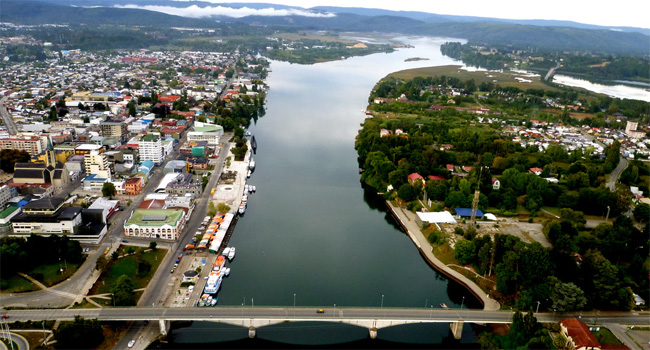
#> input picture chapters/image-processing/data/valdivia.jpg, 650 x 350 px
$ jupyter execute intro.ipynb
#> lines starting #> are read from the running program, lines starting #| are printed output that depends on the picture
[cell 1]
from IPython.display import YouTubeVideo
from functools import partial
YTVideo_formato = partial(YouTubeVideo, width=640, height=400, rel=0, modestbranding=1)

# Procesamiento de imágenes digitales

En esta lección veremos:

- Imágenes son señales bidimensionales
- Definición de una imagen digital
- Percepción humana y modelos de color

## Una imagen como caso particular de una señal 2D

El siguiente es un ejemplo de una señal que tiene dos variables independientes

$$
x, y \rightarrow I(x,y)
$$

[cell 2]
YTVideo_formato('AEJgW2jUdMs')

:::{important}

Podemos interpretar las variables independientes $x$ e $y$ como coordenadas en el espacio, donde la variable dependiente $I(x,y)$ se visualuza como un mapa de colores

:::

Bajo estas consideraciones se obtiene lo que llamamos una **imagen**. A continuación definiremos formalmente una imagen

## Definiendo una imagen digital

Una imagen digital es una señal con:

- Dos variables indepedientes discretas $x$ e $y$ que representan el espacio
- Una o más variables dependientes $I(x,y)$ que representan la intensidad del color según una codificación

En la práctica las imágenes digitales son un arreglo de NxM componentes

- $N$, el número de filas, que podemos interpretar como el **alto** de la imagen
- $M$, el número de columnas, que podemos interpretar como el **ancho** de la imagen

:::{note}

Cada elemento del arreglo se llama **pixel** (picture element)

:::

Los píxeles pueden ser

- unidimensionales (imagen en blanco y negro)
- multidimensionales (RGB, HSV, HSL)

Un pixel suele representarse como una tupla de enteros de 8 bit sin signo, *i.e.* la intensidad está en el rango  $[0, 255]$. Otra representación común es una tupla de valores flotantes en el rango $[0.0, 1.0]$. A estos rangos les otorgamos una interpretación como mapa de color

En la siguiente figura podemos ver una imagen digital en escala de grises

- A la izquierda: Representación en mapa de color, donde negro es 0.0 y blanco es 1.0
- A la derecha: Representación numérica

:::{question}

¿Qué representa una imagen?

:::

Comúnmente una imagen es una representación de la intensidad lumínica en el rango óptico

Pero también se pueden representar otros rangos de radiación como los rayos X (radiografía), la radiación infraroja (termografía) y otros fenómenos que no son electromagnéticos, por ejemplo un ultrasonido

<table style="margin-left:auto;margin-right:auto;">
<tr><td>

</td><td>

</td></tr>
<tr><td>

</td><td>
    <img src="https://upload.wikimedia.org/wikipedia/commons/c/c7/CRL_Crown_rump_length_12_weeks_ecografia_Dr._Wolfgang_Moroder.jpg" width="300"
</td></tr>
</table>

*Todas las imágenes de esta lámina son de wikipedia

:::{question}

¿Cómo se obtiene una imagen digital?

:::

Para el caso electromagnético se aprovecha el [efecto fotoeléctrico](https://es.wikipedia.org/wiki/Efecto_fotoel%C3%A9ctrico), es decir los electrones que se desprenden de un material semi-conductor cuando un fotón los impacta, como muestra la siguiente figura

:::{note}

Hoy en día las cámaras digitales, webcams, celulares y también microscopios y telescopios utilizan tecnologías *Charged Coupled Device* (CCD) y *Complementary Metal-Oxide Semiconductor* (CMOS) para capturar imágenes digitales

:::

Un sensor CCD está dividido en una grilla y cada elemento de la grilla "cuenta" los fotones que lo golpean. Luego la cuenta se mapea como un valor numérico entero o flotante. Los receptores pueden ajustarse para aceptar fotones de un cierto rango de frecuencias (color)

## Manipulación de imágenes con Python

Hay bastantes opciones para manipular imágenes con Python. Sin embargo en este curso utilizaremos principalmente la librería [OpenCV](https://opencv.org/) y en menor medida la librería [pillow](https://pillow.readthedocs.io/en/stable/).

OpenCV es una librería de visión computacional que incluye funcionalidad para leer, procesar, filtrar y realizar inteligencia artificial con imágenes. Además se caracteríza por ser sumamente eficiente, es una librería escrita en C++ con *bindings* para Python y otros lenguajes

El siguiente ejemplo muestra como leer una imagen con OpenCV

[cell 3]
import cv2
valdivia = cv2.imread('data/valdivia.jpg')
#> valdivia is the input picture: shape (350, 650, 3); mean B, G, R 93.5, 102, 97.3

Si estudiamos en mayor detalle que es lo que obtuvimos:

[cell 4]
print(f"Tipo: {type(valdivia)}")
#| Tipo: <class 'numpy.ndarray'>
print(f"Tamaño: {repr(valdivia.shape)}")
#| Tamaño: (350, 650, 3)
print(f"Tipo: {valdivia.dtype}")
#| Tipo: uint8

Hemos obtenido un tensor de 350 filas, 650 columnas y 3 canales

:::{important}

Los datos de la imagen se recuperan como una estructura `ndarray` de la librería NumPy. Esto nos habilita para hacer todo tipo de manipulación numérica con la imagen como si está fuera una matriz

:::

Visualizemos la imagen que acabamos de importar

[cell 5]
from PIL import Image
Image.fromarray(valdivia)  # Para mostrar la imagen en el cuadernillo

Los colores están un poco extraños

:::{warning}

La librería OpenCV utiliza como convensión de canales el estándar BGR (Blue-Green-Red). Mientras que pillow y otras librerías esperan una imagen en RGB.

:::

Podemos cambiar de estándar de canal con la función `cvtColor` y el *flag* adecuado como se muestra a continuación

[cell 6]
valdivia = cv2.cvtColor(valdivia, cv2.COLOR_BGR2RGB)
Image.fromarray(valdivia)

Como ya se dijo, una vez importada podemos operar con la imagen como su fuera cualquier otro tensor en formato ndarray

Por ejemplo podemos tomar un trozo o *slice* de la imagen con

[cell 7]
centro_de_valdivia = valdivia[50:200, :200]
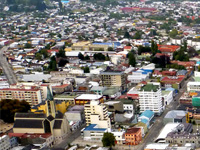
#> centro_de_valdivia: shape (150, 200, 3); mean R, G, B 126.3, 120.1, 114.4

Image.fromarray(centro_de_valdivia)

O podríamos espejar la imagen inviertiendo su eje horizontal

[cell 8]
Image.fromarray(valdivia[:, ::-1, :])
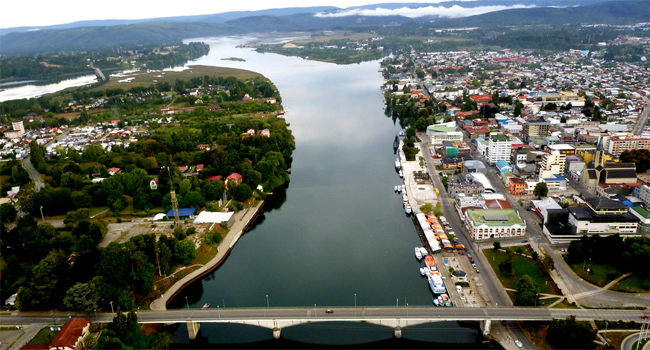
#> Out: PIL image 650x350 RGB; mean R, G, B 97.3, 102, 93.5

## Modelo de color RGB

La imagen que estabamos usando tiene tres canales y cada canal se interpreta como la intensidad de color

- en rojo
- en verde
- en azul

respectivamente

Esto corresponde al modelo de colores RGB (red, green, blue)

> Combinando distintos valores de intensidad en rojo, verde y azul se obtienen los demás colores

Podemos visualizar cada canal por separado como una imagen en escala de grises, por ejemplo

[cell 9]
sub_valdivia = valdivia[200:, : :]
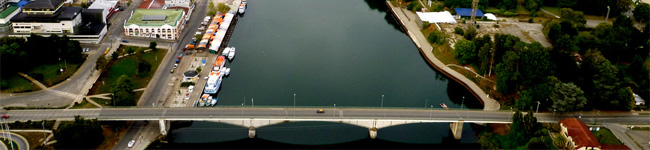
#> sub_valdivia: shape (150, 650, 3); mean R, G, B 71.3, 72.6, 57.7
Image.fromarray(sub_valdivia[:, :, 0])

[cell 10]
Image.fromarray(sub_valdivia[:, :, 1])

[cell 11]
Image.fromarray(sub_valdivia[:, :, 2])
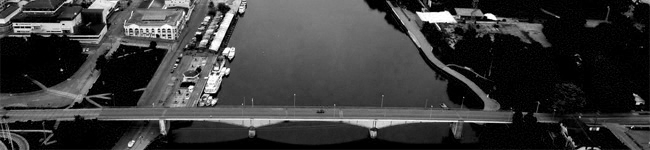
#> Out: PIL image 650x150 L; min 0, max 255, mean 57.7

## Visión humana

El ojo humano tiene en su retina dos tipos de fotoreceptores: **bastones y conos**

Los bastones

- 120 millones aprox en la retina
- Perciben intensidad pero no color
- Requieren poco brillo para producir una señal
- Tienen baja agudeza (menos sencibles a los detalles)

Los conos

- 6 millones aprox en la retina
- Existen tres tipos de conos, cada uno sintonizado a una longitud de onda
- Requieren mucho brillo para producir una señal
- Tienen alta agudeza visual

Referencia: http://www.danielgmurphy.com/physics/1_intro/contents_phyics1.html

La respuesta retinal inspira la siguiente transformación de RGB a escala de grises:

$$
I = 0.299 R + 0.587 G + 0.114 B
$$

Esta transformación está implementada en OpenCV. Para convertir una imagen a color a escala de grises utilizamos

[cell 12]
valdivia = cv2.imread('data/valdivia.jpg')
valdivia_bw = cv2.cvtColor(valdivia, cv2.COLOR_BGR2GRAY)
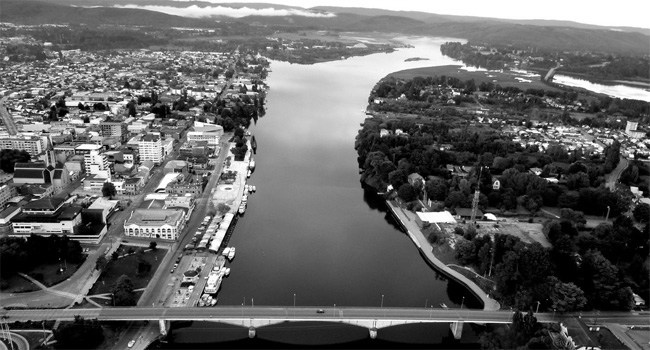
#> valdivia_bw: shape (350, 650); min 0, max 255, mean 99.6
Image.fromarray(valdivia_bw)

## Otros modelos de colores

RGB no es el único modelo de color. Por ejemplo el modelo **HSV** (Hue, Saturation, Value) es muy usado en software de diseño y computación gráfica

- Hue: Corresponde al tono o color puro
- Saturation: Corresponde a ajustar el brillo
- Value: Corresponde a mezclar con negro para generar sombras

Por ejemplo, la imagen anterior en HSV

[cell 13]
valdivia = cv2.imread('data/valdivia.jpg')
sub_valdivia_hsv = cv2.cvtColor(valdivia[200:, : :], cv2.COLOR_BGR2HSV)
#> sub_valdivia_hsv: shape (150, 650, 3); mean H, S, V 48.5, 118.4, 78.8

[cell 14]
Image.fromarray(sub_valdivia_hsv[:, :, 0])
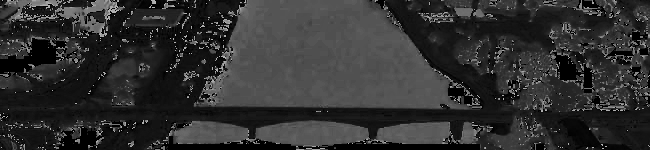
#> Out: PIL image 650x150 L; min 0, max 179, mean 48.5

[cell 15]
Image.fromarray(sub_valdivia_hsv[:, :, 1])
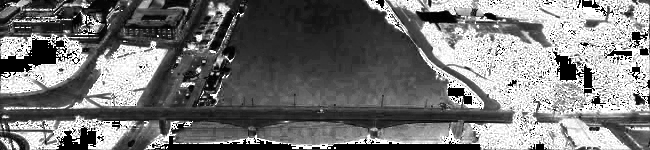
#> Out: PIL image 650x150 L; min 0, max 255, mean 118.4

[cell 16]
Image.fromarray(sub_valdivia_hsv[:, :, 2])
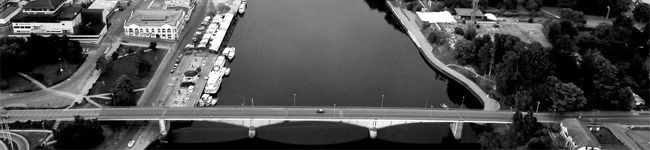
#> Out: PIL image 650x150 L; min 0, max 255, mean 78.8

El estándar **[YCbCr](https://en.wikipedia.org/wiki/YCbCr)** corresponde a una familia de modelos muy usado en fotografía digital

- Y, se llama luma, corresponde a la luminancia
- Cb y Cr, se llaman chroma, corresponde a la "diferencia en azul" y "diferencia en rojo"

Existe una transformación directa entere YCbCr y RGB

$$
Y = K_R R + K_G G + K_B B \\
C_b = 0.5 \frac{B - Y}{1 - K_B} \\
C_R = 0.5 \frac{R - Y}{1 - K_R}
$$

donde $K_R + K_G + K_B = 1$

Los distintos modelos de la familia YCbCr se diferencia en sus valores de $K_R$, $K_G$ y $K_B$

Por ejemplo la imagen anterior en YCbCr

[cell 17]
valdivia = cv2.imread('data/valdivia.jpg')
sub_valdivia_YCbCr = cv2.cvtColor(valdivia[200:, : :], cv2.COLOR_BGR2YCrCb)
#> sub_valdivia_YCbCr: shape (150, 650, 3); mean of channels 0, 1, 2 70.5, 128.6, 120.7

[cell 18]
Image.fromarray(sub_valdivia_YCbCr[:, :, 0])

[cell 19]
Image.fromarray(sub_valdivia_YCbCr[:, :, 1])
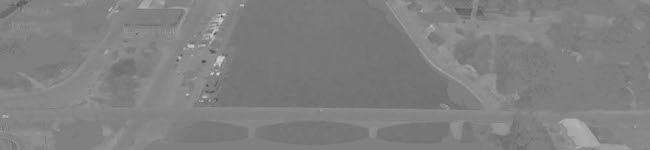
#> Out: PIL image 650x150 L; min 77, max 209, mean 128.6

[cell 20]
Image.fromarray(sub_valdivia_YCbCr[:, :, 2])
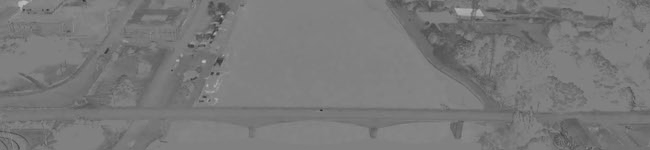
#> Out: PIL image 650x150 L; min 45, max 192, mean 120.7

$ run again, with chapters/image-processing/data/InsInformatica.jpg copied over chapters/image-processing/data/valdivia.jpg
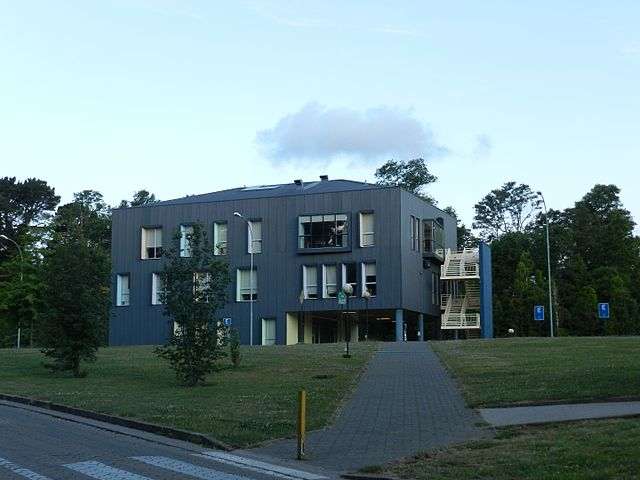
#> input picture chapters/image-processing/data/InsInformatica.jpg, 640 x 480 px
#> valdivia is the input picture: shape (480, 640, 3); mean B, G, R 140.5, 136.8, 114.3
#| Tipo: <class 'numpy.ndarray'>
#| Tamaño: (480, 640, 3)
#| Tipo: uint8
#> `sub_valdivia = valdivia[200:, : :]`:
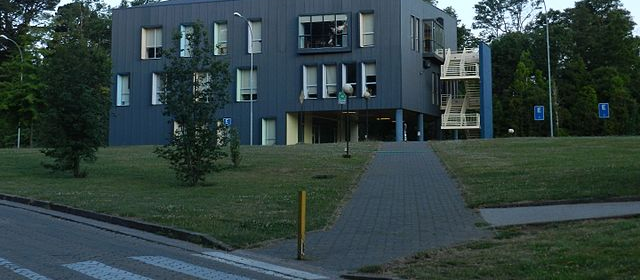
#> sub_valdivia: shape (280, 640, 3); mean R, G, B 50.3, 66.9, 65.7
#> sub_valdivia_hsv: shape (280, 640, 3); mean H, S, V 80.9, 93.7, 73.1
#> sub_valdivia_YCbCr: shape (280, 640, 3); mean of channels 0, 1, 2 61.8, 119.8, 130.2
#> `Image.fromarray(sub_valdivia_YCbCr[:, :, 2])`:
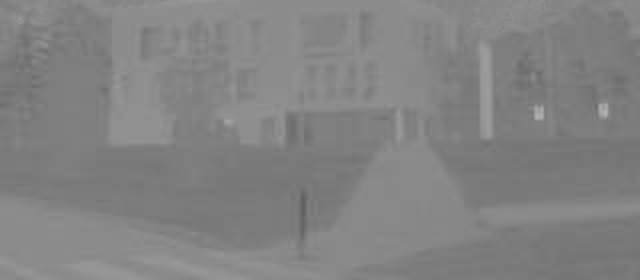
#> Out: PIL image 640x280 L; min 96, max 178, mean 130.2

$ run again, with chapters/image-processing/data/lobo.jpg copied over chapters/image-processing/data/valdivia.jpg
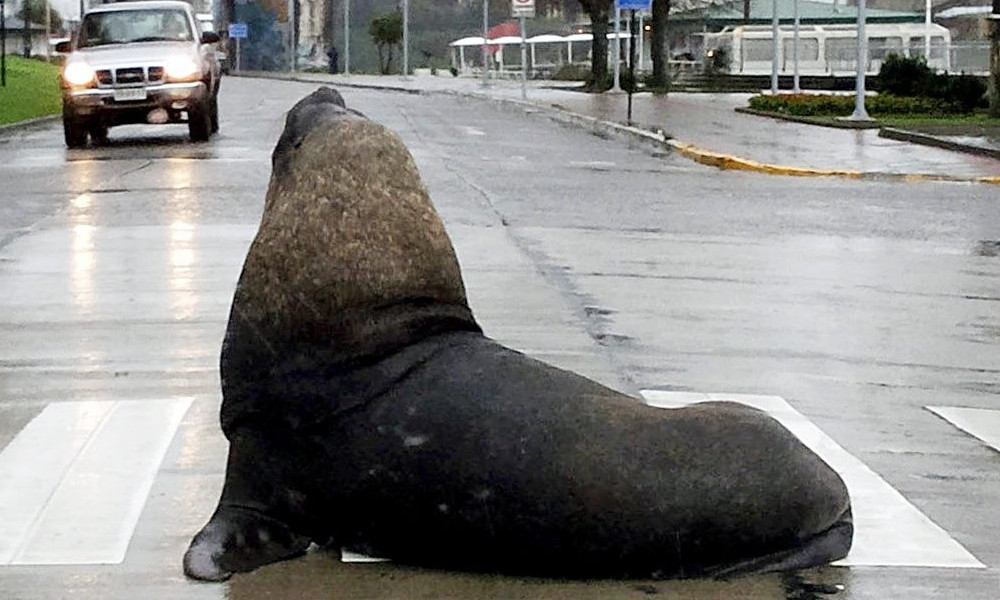
#> input picture chapters/image-processing/data/lobo.jpg, 1000 x 600 px
#> valdivia is the input picture: shape (600, 1000, 3); mean B, G, R 131.3, 133.5, 133.9
#| Tipo: <class 'numpy.ndarray'>
#| Tamaño: (600, 1000, 3)
#| Tipo: uint8
#> sub_valdivia_hsv: shape (400, 1000, 3); mean H, S, V 67.7, 27.4, 136.3
#> sub_valdivia_YCbCr: shape (400, 1000, 3); mean of channels 0, 1, 2 133.5, 128.4, 127.3
#> `Image.fromarray(sub_valdivia_YCbCr[:, :, 1])`:
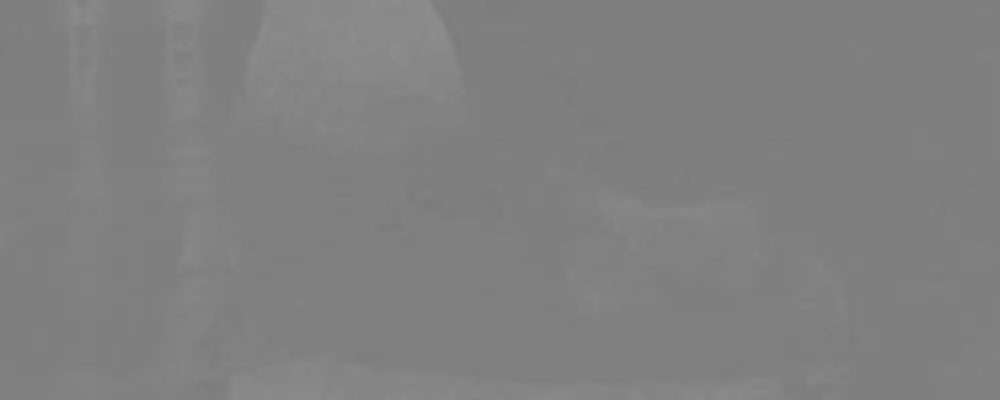
#> Out: PIL image 1000x400 L; min 122, max 143, mean 128.4
